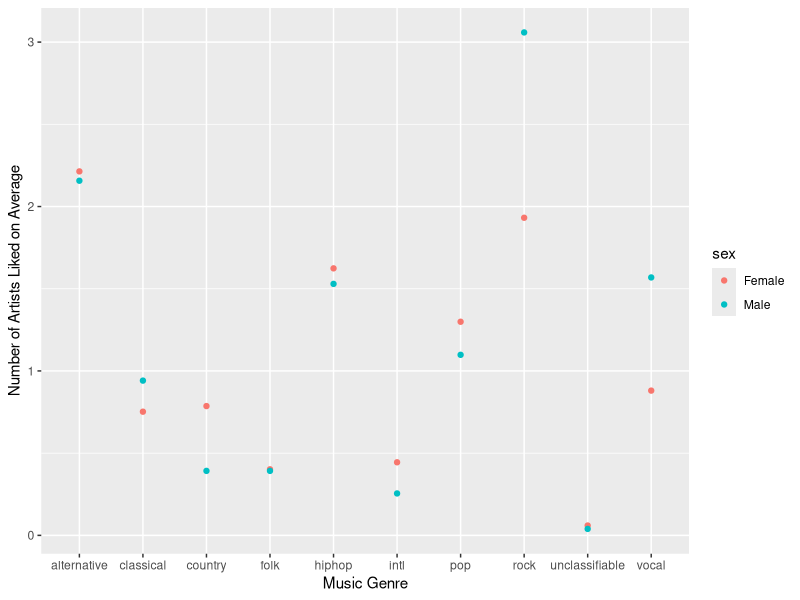
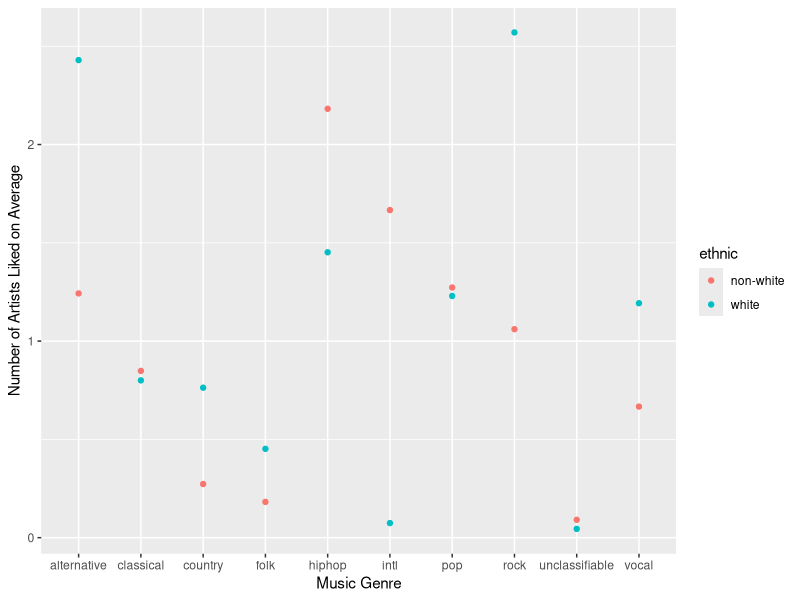

Write R code to recreate these figures, in order.
## ---- chunk 1
#| message: false
library(tidyverse)
hiphop <- read_csv(here::here("supporting_artifacts" , "Datasets" , "hiphop.csv"))
distinct_hiphop <- hiphop %>%
  distinct(subj, .keep_all = TRUE) %>% 
  mutate(ethnic = ifelse(ethnic == 'white', "white", "non-white"),
         ethnic = as.factor(ethnic))
## ---- chunk 2
hiphop_sex <- distinct_hiphop %>% 
  select(subj, sex, intl:unclassifiable) %>% 
  group_by(sex) %>% 
  summarize(across(intl:unclassifiable,
                   .fns = mean)) %>% 
  pivot_longer('intl':'unclassifiable', names_to = "Music_Genre",
               values_to = "Mean") 
## ---- chunk 3
ggplot(data = hiphop_sex, 
       mapping = aes(x = Music_Genre, y = Mean, color = sex)) +
  geom_point() +
  labs(x = "Music Genre", y = "Number of Artists Liked on Average")
## ---- chunk 4
hiphop_sex %>% 
  pivot_wider(names_from = 'Music_Genre',  values_from = 'Mean') %>% 
  mutate(across('intl':'unclassifiable',
                .fns = diff),
         across('intl':'unclassifiable',
                .fns = abs)
  )
## ---- chunk 5
hiphop_ethnicity <- distinct_hiphop %>% 
  select(subj, ethnic, intl:unclassifiable) %>% 
  group_by(ethnic) %>% 
  summarize(across(intl:unclassifiable,
                   .fns = mean)) %>% 
  pivot_longer('intl':'unclassifiable', names_to = "Music_Genre",
               values_to = "Mean")
## ---- chunk 6
ggplot(data = hiphop_ethnicity, 
       mapping = aes(x = Music_Genre, y = Mean, color = ethnic)) +
  geom_point() +
  labs(x = "Music Genre", y = "Number of Artists Liked on Average")
## ---- chunk 7
hiphop_ethnicity %>% 
  pivot_wider(names_from = 'Music_Genre',  values_from = 'Mean') %>% 
  mutate(across('intl':'unclassifiable',
                .fns = diff),
         across('intl':'unclassifiable',
                .fns = abs)
  )
